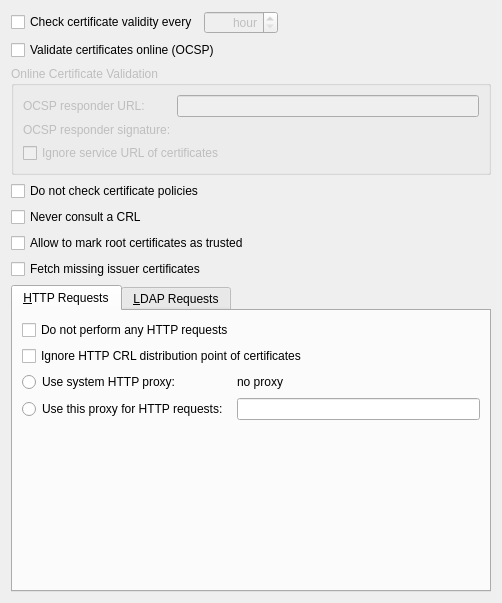
<ui version="4.0" >
 <class>Kleo::Config::SMimeValidationConfigurationWidget</class>
 <widget class="QWidget" name="Kleo::Config::SMimeValidationConfigurationWidget" >
  <property name="geometry" >
   <rect>
    <x>0</x>
    <y>0</y>
    <width>502</width>
    <height>603</height>
   </rect>
  </property>
  <layout class="QVBoxLayout" name="verticalLayout" >
   <item>
    <layout class="QHBoxLayout" name="horizontalLayout" >
     <item>
      <widget class="QCheckBox" name="intervalRefreshCB" >
       <property name="whatsThis" >
        <string>This option enables interval checking of certificate validity. You can also choose the checking interval (in hours). Note that validation is performed implicitly whenever significant files in ~/.gnupg change. This option therefore only affects external factors of certificate validity.</string>
       </property>
       <property name="text" >
        <string>Check certificate validity every</string>
       </property>
      </widget>
     </item>
     <item>
      <widget class="QSpinBox" name="intervalRefreshSB" >
       <property name="enabled" >
        <bool>false</bool>
       </property>
       <property name="whatsThis" >
        <string>This option enables interval checking of certificate validity. You can also choose the checking interval (in hours). Note that validation is performed implicitly whenever significant files in ~/.gnupg change. This option therefore only affects external factors of certificate validity.</string>
       </property>
       <property name="alignment" >
        <set>Qt::AlignRight|Qt::AlignTrailing|Qt::AlignVCenter</set>
       </property>
       <property name="specialValueText" >
        <string>hour</string>
       </property>
       <property name="suffix" >
        <string> hours</string>
       </property>
       <property name="minimum" >
        <number>1</number>
       </property>
       <property name="maximum" >
        <number>24</number>
       </property>
      </widget>
     </item>
     <item>
      <spacer name="horizontalSpacer" >
       <property name="orientation" >
        <enum>Qt::Horizontal</enum>
       </property>
       <property name="sizeHint" stdset="0" >
        <size>
         <width>40</width>
         <height>20</height>
        </size>
       </property>
      </spacer>
     </item>
    </layout>
   </item>
   <item>
    <widget class="QCheckBox" name="OCSPCB" >
     <property name="whatsThis" >
      <string>If this option is selected, S/MIME certificates are validated online using the Online Certificates Status Protocol (OCSP). Fill in the URL of the OCSP responder below.</string>
     </property>
     <property name="text" >
      <string>Validate certificates online (OCSP)</string>
     </property>
    </widget>
   </item>
   <item>
    <widget class="QGroupBox" name="OCSPGroupBox" >
     <property name="enabled" >
      <bool>false</bool>
     </property>
     <property name="title" >
      <string>Online Certificate Validation</string>
     </property>
     <layout class="QGridLayout" >
      <item row="0" column="0" >
       <widget class="QLabel" name="textLabel1" >
        <property name="text" >
         <string>OCSP responder URL:</string>
        </property>
        <property name="wordWrap" >
         <bool>false</bool>
        </property>
       </widget>
      </item>
      <item row="0" column="1" >
       <widget class="QLineEdit" name="OCSPResponderURL" >
        <property name="whatsThis" >
         <string>Enter here the address of the server for online validation of certificates (OCSP responder). The URL is usually starting with http://.</string>
        </property>
       </widget>
      </item>
      <item row="1" column="0" >
       <widget class="QLabel" name="textLabel2" >
        <property name="text" >
         <string>OCSP responder signature:</string>
        </property>
        <property name="wordWrap" >
         <bool>false</bool>
        </property>
       </widget>
      </item>
      <item row="2" column="0" colspan="2" >
       <widget class="QCheckBox" name="ignoreServiceURLCB" >
        <property name="text" >
         <string>Ignore service URL of certificates</string>
        </property>
       </widget>
      </item>
      <item row="1" column="1" >
       <widget class="KleopatraClientCopy::Gui::CertificateRequester" native="1" name="OCSPResponderSignature" >
        <property name="whatsThis" >
         <string>Choose here the certificate with which the OCSP server signs its replies.</string>
        </property>
       </widget>
      </item>
     </layout>
    </widget>
   </item>
   <item>
    <widget class="QCheckBox" name="doNotCheckCertPolicyCB" >
     <property name="whatsThis" >
      <string>By default, GnuPG uses the file ~/.gnupg/policies.txt to check if a certificate policy is allowed. If this option is selected, policies are not checked.</string>
     </property>
     <property name="text" >
      <string>Do not check certificate policies</string>
     </property>
    </widget>
   </item>
   <item>
    <widget class="QCheckBox" name="neverConsultCB" >
     <property name="whatsThis" >
      <string>If this option is checked, Certificate Revocation Lists are never used to validate S/MIME certificates.</string>
     </property>
     <property name="text" >
      <string>Never consult a CRL</string>
     </property>
    </widget>
   </item>
   <item>
    <widget class="QCheckBox" name="allowMarkTrustedCB" >
     <property name="whatsThis" >
      <string>If this option is checked while a root CA certificate is being imported, you will be asked to confirm its fingerprint and to state whether or not you consider this root certificate to be trusted. A root certificate needs to be trusted before the certificates it certified become trusted, but lightly allowing trusted root certificates into your certificate store will undermine the security of the system.</string>
     </property>
     <property name="text" >
      <string>Allow to mark root certificates as trusted</string>
     </property>
    </widget>
   </item>
   <item>
    <widget class="QCheckBox" name="fetchMissingCB" >
     <property name="whatsThis" >
      <string>If this option is checked, missing issuer certificates are fetched when necessary (this applies to both validation methods, CRLs and OCSP).</string>
     </property>
     <property name="text" >
      <string>Fetch missing issuer certificates</string>
     </property>
    </widget>
   </item>
   <item>
    <widget class="QTabWidget" name="requestsTabs" >
     <widget class="QWidget" name="tabHTTP" >
      <attribute name="title" >
       <string>&amp;HTTP Requests</string>
      </attribute>
      <layout class="QGridLayout" >
       <item row="0" column="0" colspan="2" >
        <widget class="QCheckBox" name="disableHTTPCB" >
         <property name="whatsThis" >
          <string>Entirely disables the use of HTTP for S/MIME.</string>
         </property>
         <property name="text" >
          <string>Do not perform any HTTP requests</string>
         </property>
        </widget>
       </item>
       <item row="1" column="0" colspan="2" >
        <widget class="QCheckBox" name="ignoreHTTPDPCB" >
         <property name="whatsThis" >
          <string>When looking for the location of a CRL, the to-be-tested certificate usually contains what are known as "CRL Distribution Point" (DP) entries, which are URLs describing the way to access the CRL. The first-found DP entry is used.  With this option, all entries using the HTTP scheme are ignored when looking for a suitable DP.</string>
         </property>
         <property name="text" >
          <string>Ignore HTTP CRL distribution point of certificates</string>
         </property>
        </widget>
       </item>
       <item row="2" column="0" >
        <widget class="QRadioButton" name="honorHTTPProxyRB" >
         <property name="whatsThis" >
          <string>If this option is selected, the value of the HTTP proxy shown on the right (which comes from the environment variable http_proxy) will be used for any HTTP request.</string>
         </property>
         <property name="text" >
          <string>Use system HTTP proxy:</string>
         </property>
        </widget>
       </item>
       <item row="2" column="1" >
        <widget class="QLabel" name="systemHTTPProxy" >
         <property name="text" >
          <string>no proxy</string>
         </property>
         <property name="wordWrap" >
          <bool>false</bool>
         </property>
        </widget>
       </item>
       <item row="3" column="0" >
        <widget class="QRadioButton" name="useCustomHTTPProxyRB" >
         <property name="text" >
          <string>Use this proxy for HTTP requests: </string>
         </property>
        </widget>
       </item>
       <item row="3" column="1" >
        <widget class="QLineEdit" name="customHTTPProxy" >
         <property name="whatsThis" >
          <string>&lt;p&gt;If no system proxy is set, or you need to use a different proxy for GpgSM, you can enter its location here.&lt;/p&gt;&lt;p&gt;It will be used for all HTTP requests relating to S/MIME.&lt;/p&gt;&lt;p&gt;The syntax is host:port, for instance myproxy.nowhere.com:3128.&lt;/p&gt;</string>
         </property>
        </widget>
       </item>
       <item row="4" column="0" colspan="2" >
        <spacer>
         <property name="orientation" >
          <enum>Qt::Vertical</enum>
         </property>
         <property name="sizeHint" stdset="0" >
          <size>
           <width>320</width>
           <height>16</height>
          </size>
         </property>
        </spacer>
       </item>
      </layout>
     </widget>
     <widget class="QWidget" name="tabLDAP" >
      <attribute name="title" >
       <string>&amp;LDAP Requests</string>
      </attribute>
      <layout class="QGridLayout" >
       <item row="0" column="0" colspan="2" >
        <widget class="QCheckBox" name="disableLDAPCB" >
         <property name="whatsThis" >
          <string>Entirely disables the use of LDAP for S/MIME.</string>
         </property>
         <property name="text" >
          <string>Do not perform any LDAP requests</string>
         </property>
        </widget>
       </item>
       <item row="1" column="0" colspan="2" >
        <widget class="QCheckBox" name="ignoreLDAPDPCB" >
         <property name="whatsThis" >
          <string>When looking for the location of a CRL, the to-be-tested certificate usually contains what are known as "CRL Distribution Point" (DP) entries, which are URLs describing the way to access the CRL. The first found DP entry is used.  With this option, all entries using the LDAP scheme are ignored when looking for a suitable DP.</string>
         </property>
         <property name="text" >
          <string>Ignore LDAP CRL distribution point of certificates</string>
         </property>
        </widget>
       </item>
       <item row="2" column="0" >
        <widget class="QLabel" name="customLDAPLabel" >
         <property name="text" >
          <string>Primary host for LDAP requests:</string>
         </property>
         <property name="wordWrap" >
          <bool>false</bool>
         </property>
        </widget>
       </item>
       <item row="2" column="1" >
        <widget class="QLineEdit" name="customLDAPProxy" >
         <property name="whatsThis" >
          <string>Entering an LDAP server here will make all LDAP requests go to that server first. More precisely, this setting overrides any specified host and port part in a LDAP URL and will also be used if host and port have been omitted from the URL. Other LDAP servers will be used only if the connection to the "proxy" failed.
The syntax is "HOST" or "HOST:PORT". If PORT is omitted, port 389 (standard LDAP port) is used.</string>
         </property>
        </widget>
       </item>
       <item row="3" column="0" colspan="2" >
        <spacer>
         <property name="orientation" >
          <enum>Qt::Vertical</enum>
         </property>
         <property name="sizeHint" stdset="0" >
          <size>
           <width>320</width>
           <height>16</height>
          </size>
         </property>
        </spacer>
       </item>
      </layout>
     </widget>
    </widget>
   </item>
  </layout>
 </widget>
 <customwidgets>
  <customwidget>
   <class>KleopatraClientCopy::Gui::CertificateRequester</class>
   <extends>QWidget</extends>
   <header>libkleopatraclient/gui/certificaterequester.h</header>
   <container>1</container>
  </customwidget>
 </customwidgets>
 <includes>
  <include location="local" >libkleo/keyrequester.h</include>
 </includes>
 <resources/>
 <connections>
  <connection>
   <sender>OCSPCB</sender>
   <signal>toggled(bool)</signal>
   <receiver>OCSPGroupBox</receiver>
   <slot>setEnabled(bool)</slot>
   <hints>
    <hint type="sourcelabel" >
     <x>20</x>
     <y>20</y>
    </hint>
    <hint type="destinationlabel" >
     <x>29</x>
     <y>99</y>
    </hint>
   </hints>
  </connection>
  <connection>
   <sender>useCustomHTTPProxyRB</sender>
   <signal>toggled(bool)</signal>
   <receiver>customHTTPProxy</receiver>
   <slot>setEnabled(bool)</slot>
   <hints>
    <hint type="sourcelabel" >
     <x>44</x>
     <y>542</y>
    </hint>
    <hint type="destinationlabel" >
     <x>481</x>
     <y>542</y>
    </hint>
   </hints>
  </connection>
  <connection>
   <sender>disableLDAPCB</sender>
   <signal>toggled(bool)</signal>
   <receiver>ignoreLDAPDPCB</receiver>
   <slot>setDisabled(bool)</slot>
   <hints>
    <hint type="sourcelabel" >
     <x>190</x>
     <y>440</y>
    </hint>
    <hint type="destinationlabel" >
     <x>188</x>
     <y>471</y>
    </hint>
   </hints>
  </connection>
  <connection>
   <sender>disableLDAPCB</sender>
   <signal>toggled(bool)</signal>
   <receiver>customLDAPLabel</receiver>
   <slot>setDisabled(bool)</slot>
   <hints>
    <hint type="sourcelabel" >
     <x>136</x>
     <y>440</y>
    </hint>
    <hint type="destinationlabel" >
     <x>146</x>
     <y>508</y>
    </hint>
   </hints>
  </connection>
  <connection>
   <sender>disableLDAPCB</sender>
   <signal>toggled(bool)</signal>
   <receiver>customLDAPProxy</receiver>
   <slot>setDisabled(bool)</slot>
   <hints>
    <hint type="sourcelabel" >
     <x>328</x>
     <y>440</y>
    </hint>
    <hint type="destinationlabel" >
     <x>481</x>
     <y>508</y>
    </hint>
   </hints>
  </connection>
  <connection>
   <sender>disableHTTPCB</sender>
   <signal>toggled(bool)</signal>
   <receiver>ignoreHTTPDPCB</receiver>
   <slot>setDisabled(bool)</slot>
   <hints>
    <hint type="sourcelabel" >
     <x>338</x>
     <y>440</y>
    </hint>
    <hint type="destinationlabel" >
     <x>338</x>
     <y>471</y>
    </hint>
   </hints>
  </connection>
  <connection>
   <sender>disableHTTPCB</sender>
   <signal>toggled(bool)</signal>
   <receiver>honorHTTPProxyRB</receiver>
   <slot>setDisabled(bool)</slot>
   <hints>
    <hint type="sourcelabel" >
     <x>116</x>
     <y>440</y>
    </hint>
    <hint type="destinationlabel" >
     <x>126</x>
     <y>507</y>
    </hint>
   </hints>
  </connection>
  <connection>
   <sender>disableHTTPCB</sender>
   <signal>toggled(bool)</signal>
   <receiver>useCustomHTTPProxyRB</receiver>
   <slot>setDisabled(bool)</slot>
   <hints>
    <hint type="sourcelabel" >
     <x>92</x>
     <y>440</y>
    </hint>
    <hint type="destinationlabel" >
     <x>98</x>
     <y>542</y>
    </hint>
   </hints>
  </connection>
  <connection>
   <sender>intervalRefreshCB</sender>
   <signal>toggled(bool)</signal>
   <receiver>intervalRefreshSB</receiver>
   <slot>setEnabled(bool)</slot>
   <hints>
    <hint type="sourcelabel" >
     <x>282</x>
     <y>243</y>
    </hint>
    <hint type="destinationlabel" >
     <x>334</x>
     <y>245</y>
    </hint>
   </hints>
  </connection>
 </connections>
</ui>
